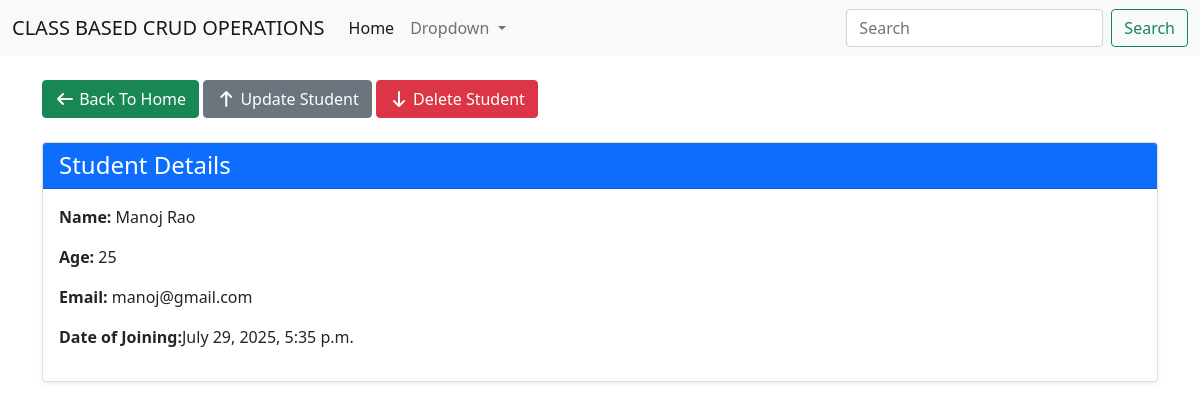
The page /student/2/ on the database its author committed.
### cb_app/models.py (models this page shows, shortened)
class Student(models.Model):
    name = models.CharField(max_length=100)
    age = models.IntegerField()
    email = models.EmailField()
    address = models.TextField()
    created_at = models.DateTimeField(auto_now_add=True)
    updated_at = models.DateTimeField(auto_now=True)

### cb_app/views.py (the view)
# urls.py: path('student/<int:student_id>/', views.student_details, name='student_details'),
def student_details(request, student_id):
    student = Student.objects.get(id=student_id)
    context = {
        'student':student
    }
    return render(request, 'cb_app/student_details.html',context)

### cb_app/templates/cb_app/student_details.html (shortened to what this page needs)
{% extends 'base.html' %}
{% block content %}
<div class="container my-4">
    <a href="{% url 'index' %}" class="btn btn-success"><i class="fa-solid fa-arrow-left "></i> Back To Home</a>
    <a href="{% url 'student_update' student.id %}" class="btn btn-secondary"><i class="fa-solid fa-arrow-up "></i> Update Student</a>
    <a href="{% url 'student_delete' student.id %}" class="btn btn-danger"><i class="fa-solid fa-arrow-down "></i> Delete Student</a>
    <br><br>
  <div class="card shadow-sm">
    <div class="card-header bg-primary text-white">
      <h4 class="mb-0">Student Details</h4>
    </div>
    <div class="card-body">
            <p><strong>Name:</strong> {{ student.name }}</p>
            <p><strong>Age:</strong> {{student.age}} </p>
            <p><strong>Email:</strong> {{student.email}} </p>
            <p><strong>Date of Joining:</strong>{{ student.created_at }}</p>
    </div>
  </div>
</div>
{% endblock %}

### rows shown on the page
Student: name "Manoj Rao", age "25", email "manoj@gmail.com", created_at "July 29, 2025, 5:35 p.m."
